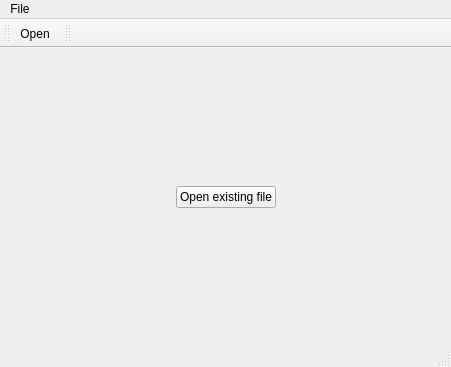
<?xml version="1.0" encoding="UTF-8"?>
<ui version="4.0">
 <class>MainWindow</class>
 <widget class="QMainWindow" name="MainWindow">
  <property name="geometry">
   <rect>
    <x>0</x>
    <y>0</y>
    <width>451</width>
    <height>367</height>
   </rect>
  </property>
  <property name="windowTitle">
   <string>NOTEPAD</string>
  </property>
  <property name="styleSheet">
   <string notr="true">QMainWindow {
   border-image: url(:/img/bgjpeg) 0 0 0 0 stretch stretch;
    border: none;
}

</string>
  </property>
  <widget class="QWidget" name="centralwidget">
   <layout class="QHBoxLayout" name="horizontalLayout">
    <item>
     <spacer name="horizontalSpacer">
      <property name="orientation">
       <enum>Qt::Horizontal</enum>
      </property>
      <property name="sizeHint" stdset="0">
       <size>
        <width>40</width>
        <height>20</height>
       </size>
      </property>
     </spacer>
    </item>
    <item>
     <layout class="QVBoxLayout" name="verticalLayout">
      <item>
       <spacer name="verticalSpacer">
        <property name="orientation">
         <enum>Qt::Vertical</enum>
        </property>
        <property name="sizeHint" stdset="0">
         <size>
          <width>20</width>
          <height>40</height>
         </size>
        </property>
       </spacer>
      </item>
      <item>
       <widget class="QPushButton" name="open">
        <property name="text">
         <string>Open existing file</string>
        </property>
       </widget>
      </item>
      <item>
       <spacer name="verticalSpacer_2">
        <property name="orientation">
         <enum>Qt::Vertical</enum>
        </property>
        <property name="sizeHint" stdset="0">
         <size>
          <width>20</width>
          <height>40</height>
         </size>
        </property>
       </spacer>
      </item>
     </layout>
    </item>
    <item>
     <spacer name="horizontalSpacer_2">
      <property name="orientation">
       <enum>Qt::Horizontal</enum>
      </property>
      <property name="sizeHint" stdset="0">
       <size>
        <width>40</width>
        <height>20</height>
       </size>
      </property>
     </spacer>
    </item>
   </layout>
  </widget>
  <widget class="QMenuBar" name="menubar">
   <property name="geometry">
    <rect>
     <x>0</x>
     <y>0</y>
     <width>451</width>
     <height>22</height>
    </rect>
   </property>
   <widget class="QMenu" name="menuFile">
    <property name="title">
     <string>File</string>
    </property>
    <addaction name="actionOpen"/>
    <addaction name="actionClose"/>
   </widget>
   <addaction name="menuFile"/>
  </widget>
  <widget class="QStatusBar" name="statusbar"/>
  <widget class="QToolBar" name="toolBar">
   <property name="windowTitle">
    <string>toolBar</string>
   </property>
   <attribute name="toolBarArea">
    <enum>TopToolBarArea</enum>
   </attribute>
   <attribute name="toolBarBreak">
    <bool>false</bool>
   </attribute>
   <addaction name="actionOpen"/>
  </widget>
  <widget class="QToolBar" name="toolBar_2">
   <property name="windowTitle">
    <string>toolBar_2</string>
   </property>
   <attribute name="toolBarArea">
    <enum>TopToolBarArea</enum>
   </attribute>
   <attribute name="toolBarBreak">
    <bool>false</bool>
   </attribute>
  </widget>
  <action name="actionOpen">
   <property name="icon">
    <iconset resource="resource.qrc">
     <normaloff>:/img/open.png</normaloff>:/img/open.png</iconset>
   </property>
   <property name="text">
    <string>Open</string>
   </property>
   <property name="shortcut">
    <string>Ctrl+O</string>
   </property>
  </action>
  <action name="actionClose">
   <property name="text">
    <string>Close</string>
   </property>
   <property name="shortcut">
    <string>Ctrl+Esc</string>
   </property>
  </action>
 </widget>
 <resources>
  <include location="resource.qrc"/>
 </resources>
 <connections/>
</ui>
